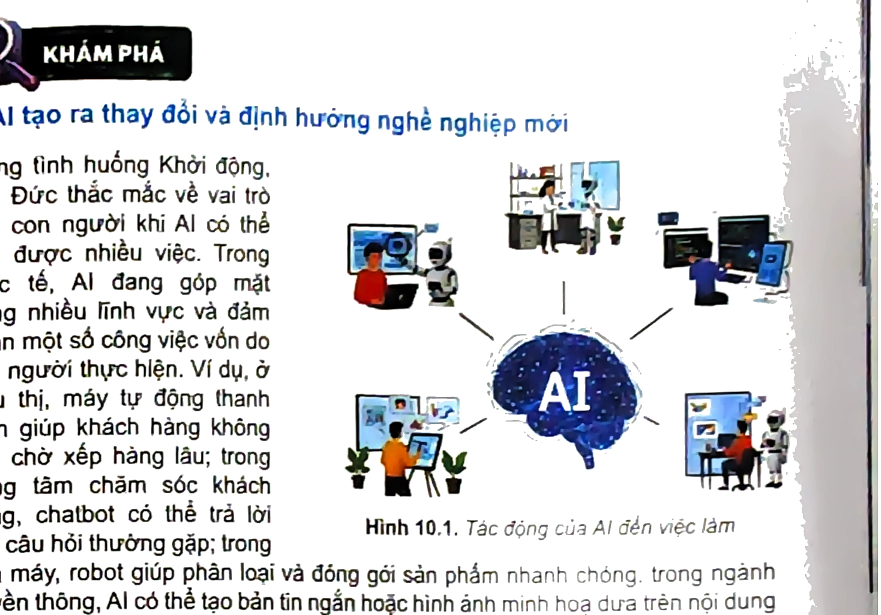
#> input picture assets/images/lop-10/bai-10/hinh-10-1.webp, 1762 x 1229 px (shown at 1/2 size)
$ python reprocess_all_scanned_figures.py
#> lines starting #> are read from the running program, lines starting #| are printed output that depends on the picture; after the words box and inside, x2 and y2 are one past the last pixel; in counts of white or black regions, pixels touching at a corner belong together
#> further down, img is the input picture: shape (1229, 1762, 3); mean B, G, R 217.3, 215.2, 214.6
import cv2
import numpy as np
from pathlib import Path
import glob

ROOT = Path(__file__).resolve().parent.parent
BASE = ROOT / "assets" / "images" / "lop-10"

DIGITAL_FIGS = {
    "hinh-1-1-nhan-dang-sinh-trac.webp",
    "khoi-dong-ban-minh.webp",
    "tri-thong-minh-nguoi-va-ai.webp"
}

def auto_trim_edges(img, threshold=245):
    gray = cv2.cvtColor(img, cv2.COLOR_BGR2GRAY)
    non_white = gray < threshold
    rows = np.where(non_white.any(axis=1))[0]
    cols = np.where(non_white.any(axis=0))[0]
    if len(rows) == 0 or len(cols) == 0:
        return img
    y0 = max(0, rows[0] - 6)
    y1 = min(img.shape[0], rows[-1] + 7)
    x0 = max(0, cols[0] - 6)
    x1 = min(img.shape[1], cols[-1] + 7)
    return img[y0:y1, x0:x1]

def ultra_enhance(img):
    if img is None or img.size == 0:
        return img

    # 1. Edge-preserving smoothing: completely eliminates halftone print screen dots
    # while keeping sharp cartoon/diagram edges and UI text crisp
    smoothed = cv2.edgePreservingFilter(img, flags=cv2.RECURS_FILTER, sigma_s=35, sigma_r=0.25)

    # 2. Paper background detection & whitening
    hsv = cv2.cvtColor(smoothed, cv2.COLOR_BGR2HSV).astype(np.float32)
    h, s, v = hsv[:, :, 0], hsv[:, :, 1], hsv[:, :, 2]
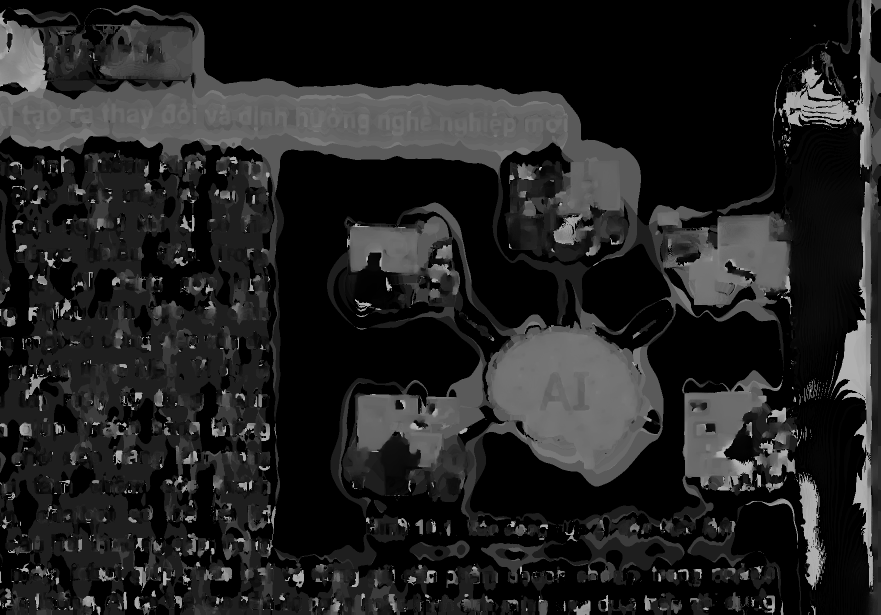
#> h: shape (1229, 1762) float32 (shown at 1/2 size); min 0, max 179, mean 33.9
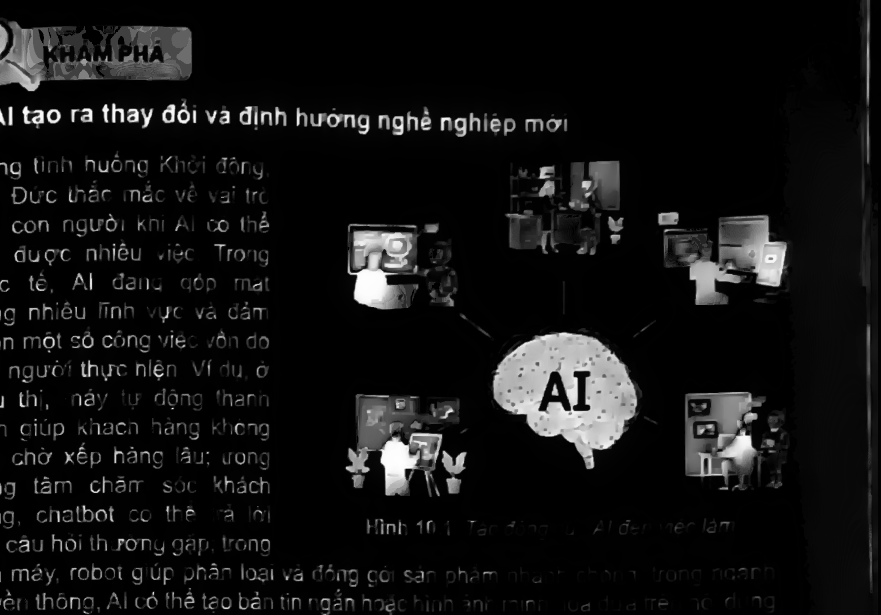
#> s: shape (1229, 1762) float32 (shown at 1/2 size); min 0, max 254, mean 18.8
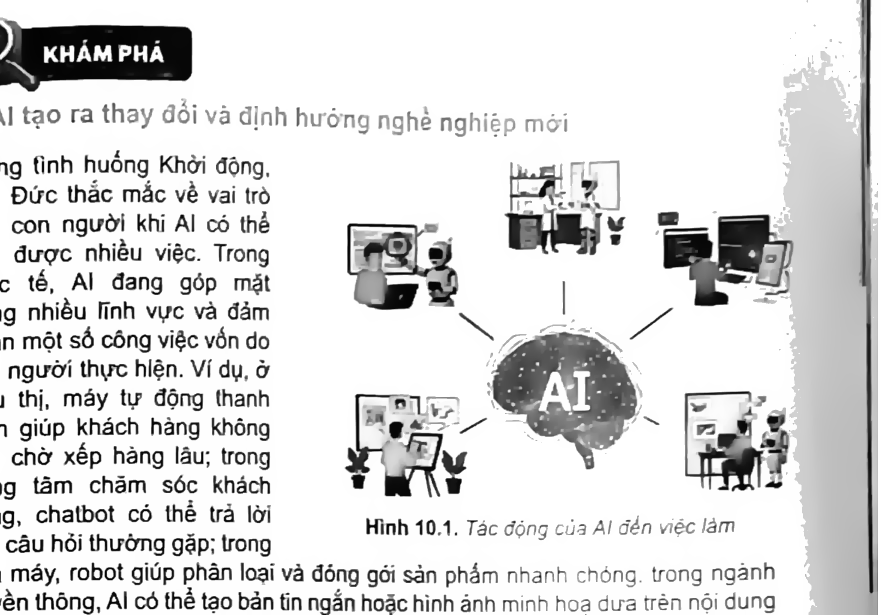
#> v: shape (1229, 1762) float32 (shown at 1/2 size); min 2, max 255, mean 219.4
    bg_mask = (v > 215) & (s < 30)
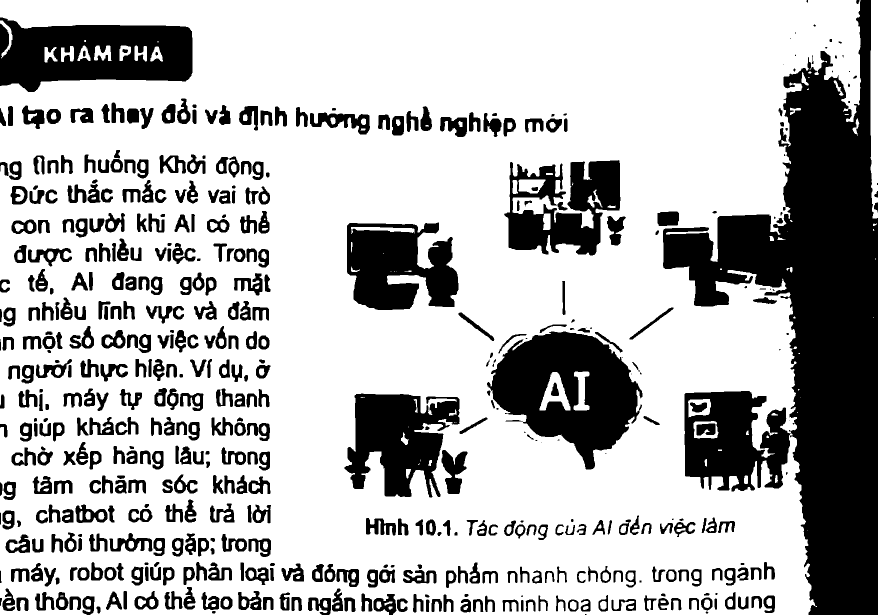
#> bg_mask: shape (1229, 1762) bool (shown at 1/2 size); 72.3% white; 522 black regions (44 under 20 px), largest, box (x1, y1, x2, y2) and area: (1326, 0, 1756, 1229) 236994, (974, 663, 1285, 939) 48048, (0, 35, 385, 184) 39311
    smoothed[bg_mask] = [255, 255, 255]

    # 3. Dynamic contrast stretch (Levels) on non-background
    if np.any(~bg_mask):
        p_low = np.percentile(v[~bg_mask], 1.5)
#> p_low = 5
        p_high = np.percentile(v[~bg_mask], 98.5)
#> p_high = 250
        if p_high > p_low + 10:
            v_stretched = np.clip((v - p_low) * 255.0 / (p_high - p_low), 0, 255)
            hsv[:, :, 2] = np.where(bg_mask, 255.0, v_stretched)

    # 4. Color vibrance boost
    hsv[:, :, 1] = np.where(bg_mask, 0, np.clip(hsv[:, :, 1] * 1.15, 0, 255))
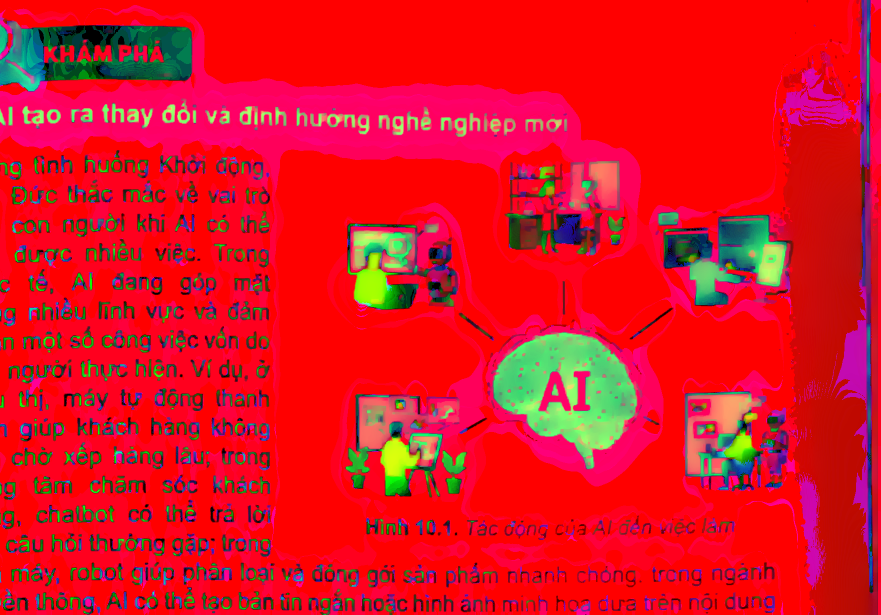
#> hsv: shape (1229, 1762, 3) float32 (shown at 1/2 size); mean B, G, R 34.1, 20.8, 220.6
    enhanced = cv2.cvtColor(hsv.astype(np.uint8), cv2.COLOR_HSV2BGR)

    # 5. Dual-band unsharp mask on the smoothed, dot-free image
    blur = cv2.GaussianBlur(enhanced, (0, 0), sigmaX=1.8, sigmaY=1.8)
    sharpened = cv2.addWeighted(enhanced, 1.45, blur, -0.45, 0)

    # 6. Final pure white threshold
    gray = cv2.cvtColor(sharpened, cv2.COLOR_BGR2GRAY)
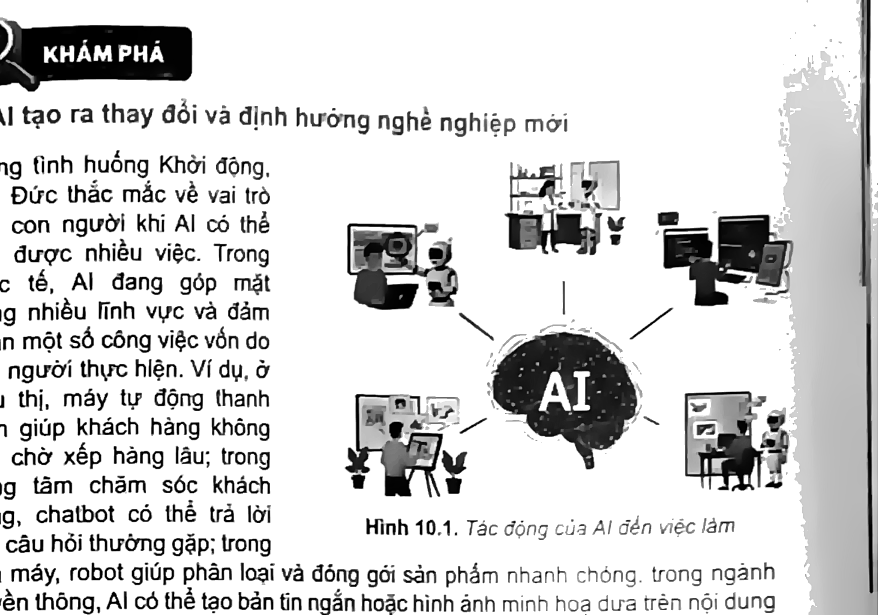
#> gray: shape (1229, 1762) (shown at 1/2 size); min 0, max 255, mean 214.1
    sharpened[gray > 240] = [255, 255, 255]
#> sharpened: shape (1229, 1762, 3); mean B, G, R 216.5, 214, 213.3

    return auto_trim_edges(sharpened)
#> in auto_trim_edges, `non_white = gray < threshold`:
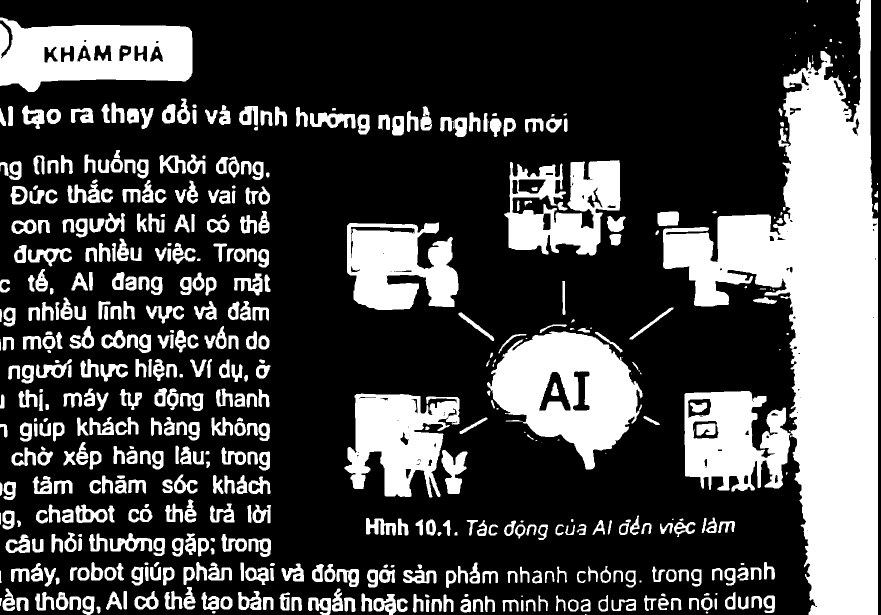
#> non_white: shape (1229, 1762) bool (shown at 1/2 size); 27.6% white; 530 white regions (47 under 20 px), largest, box (x1, y1, x2, y2) and area: (1326, 0, 1756, 1229) 236904, (974, 663, 1285, 939) 47955, (0, 35, 385, 184) 39285
#> in auto_trim_edges, `rows = np.where(non_white.any(axis=1))[0]`: rows = 1229 values from 0 to 1228
#> in auto_trim_edges, `cols = np.where(non_white.any(axis=0))[0]`: cols = 1756 values from 0 to 1755
#> in auto_trim_edges, `y0 = max(0, rows[0] - 6)`: y0 = 0
#> in auto_trim_edges, `y1 = min(img.shape[0], rows[-1] + 7)`: y1 = 1229
#> in auto_trim_edges, `x0 = max(0, cols[0] - 6)`: x0 = 0
#> in auto_trim_edges, `x1 = min(img.shape[1], cols[-1] + 7)`: x1 = 1762

count = 0
all_files = sorted(BASE.glob("*/*.webp"))
for p in all_files:
    if p.name in DIGITAL_FIGS:
        print(f"Skipping digital master: {p.name}")
        continue
    img = cv2.imread(str(p))
    if img is None:
        continue
    proc = ultra_enhance(img)
    cv2.imwrite(str(p), proc, [cv2.IMWRITE_WEBP_QUALITY, 95])
    count += 1
    print(f"✓ Enhanced: {p.relative_to(ROOT)} ({proc.shape[1]}x{proc.shape[0]} px)")
#| ✓ Enhanced: assets/images/lop-10/bai-10/hinh-10-1.webp (1762x1229 px)

print(f"\nAll {count} scanned figures successfully ultra-enhanced!")
